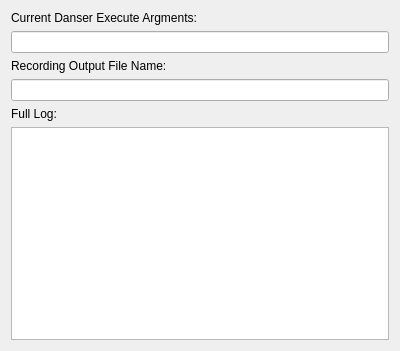
<?xml version="1.0" encoding="UTF-8"?>
<ui version="4.0">
 <author>SpaceSkyNet</author>
 <class>debugModeWindow</class>
 <widget class="QWidget" name="debugModeWindow">
  <property name="geometry">
   <rect>
    <x>0</x>
    <y>0</y>
    <width>400</width>
    <height>351</height>
   </rect>
  </property>
  <property name="windowTitle">
   <string notr="true">Debug Mode Window</string>
  </property>
  <layout class="QVBoxLayout" name="verticalLayout">
   <item>
    <layout class="QVBoxLayout" name="currentDanserExecArgmentsVerticalLayout">
     <item>
      <widget class="QLabel" name="currentDanserExecArgmentsLabel">
       <property name="text">
        <string notr="true">Current Danser Execute Argments:</string>
       </property>
      </widget>
     </item>
     <item>
      <widget class="QLineEdit" name="currentDanserExecArgmentsLineEdit">
       <property name="readOnly">
        <bool>true</bool>
       </property>
      </widget>
     </item>
    </layout>
   </item>
   <item>
    <layout class="QVBoxLayout" name="recordingOutputNameVerticalLayout">
     <item>
      <widget class="QLabel" name="recordingOutputNameLabel">
       <property name="text">
        <string notr="true">Recording Output File Name:</string>
       </property>
      </widget>
     </item>
     <item>
      <widget class="QLineEdit" name="recordingOutputNameLineEdit">
       <property name="readOnly">
        <bool>true</bool>
       </property>
      </widget>
     </item>
    </layout>
   </item>
   <item>
    <layout class="QVBoxLayout" name="fullLogVerticalLayout">
     <item>
      <widget class="QLabel" name="fullLogLabel">
       <property name="text">
        <string notr="true">Full Log:</string>
       </property>
      </widget>
     </item>
     <item>
      <widget class="QPlainTextEdit" name="fullLogPlainTextEdit">
       <property name="readOnly">
        <bool>true</bool>
       </property>
      </widget>
     </item>
    </layout>
   </item>
  </layout>
 </widget>
 <resources/>
 <connections/>
</ui>
